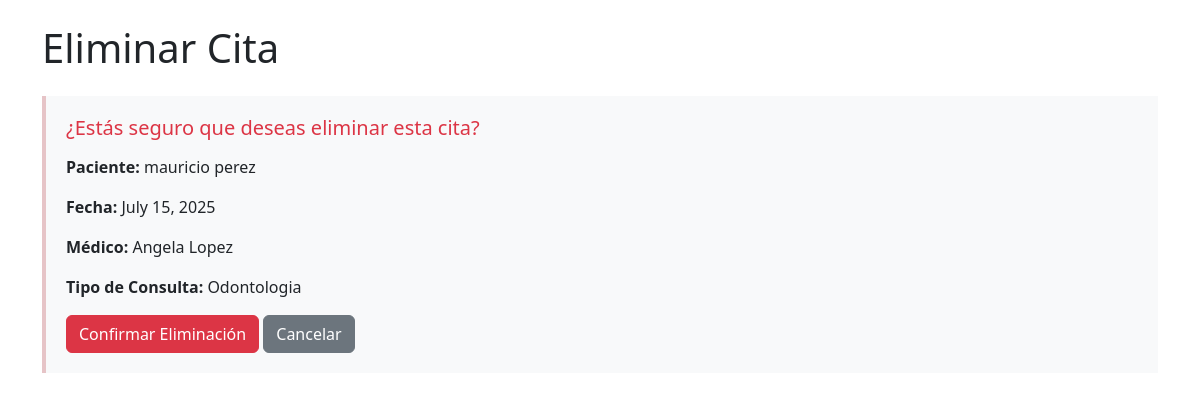
Page /agenda/eliminar/1/ on the committed database.
### agenda/models.py (models this page shows, shortened)
class Cita(models.Model):
    paciente = models.CharField()
    medico = models.CharField()
    fecha = models.DateField()
    tipo_consulta = models.CharField()

### agenda/views.py (the view)
# urls.py: path('eliminar/<int:pk>/', views.eliminar_cita, name='eliminar_cita'),
def eliminar_cita(request, pk):
    cita_obj = get_object_or_404(Cita, pk=pk)
    if request.method == 'POST':
        cita_obj.delete()
        return redirect('lista_citas')
    return render(request, 'agenda/eliminar_cita.html', {'cita': cita_obj})

### agenda/templates/agenda/eliminar_cita.html (shortened to what this page needs)
<!DOCTYPE html>
<html lang="es">
<head>
    <link href="https://cdn.jsdelivr.net/npm/bootstrap@5.3.0/dist/css/bootstrap.min.css" rel="stylesheet">
</head>
<body>
    <div class="container mt-4">
        <h1 class="mb-4">Eliminar Cita</h1>
        <div class="confirmation-box">
            <h5 class="text-danger">¿Estás seguro que deseas eliminar esta cita?</h5>
            <div class="cita-details">
                <p><strong>Paciente:</strong> {{ cita.paciente }}</p>
                <p><strong>Fecha:</strong> {{ cita.fecha }}</p>
                <p><strong>Médico:</strong> {{ cita.medico }}</p>
                {% if cita.tipo_consulta %}
                <p><strong>Tipo de Consulta:</strong> {{ cita.tipo_consulta }}</p>
                {% endif %}
            </div>
            <form method="post">
                <button type="submit" class="btn btn-danger">Confirmar Eliminación</button>
                <a href="{% url 'lista_citas' %}" class="btn btn-secondary">Cancelar</a>
            </form>
        </div>
    </div>
</body>
</html>

### agenda/templates/agenda/eliminar_cita.html (style rules this page uses)
.confirmation-box { background-color: #f8f9fa; border-left: 4px solid #e6c4c7; padding: 20px; margin-bottom: 20px; }
.cita-details { margin: 15px 0; }

### rows in the picture
Cita: paciente "mauricio perez", fecha "July 15, 2025", medico "Angela Lopez", tipo_consulta "Odontologia"
